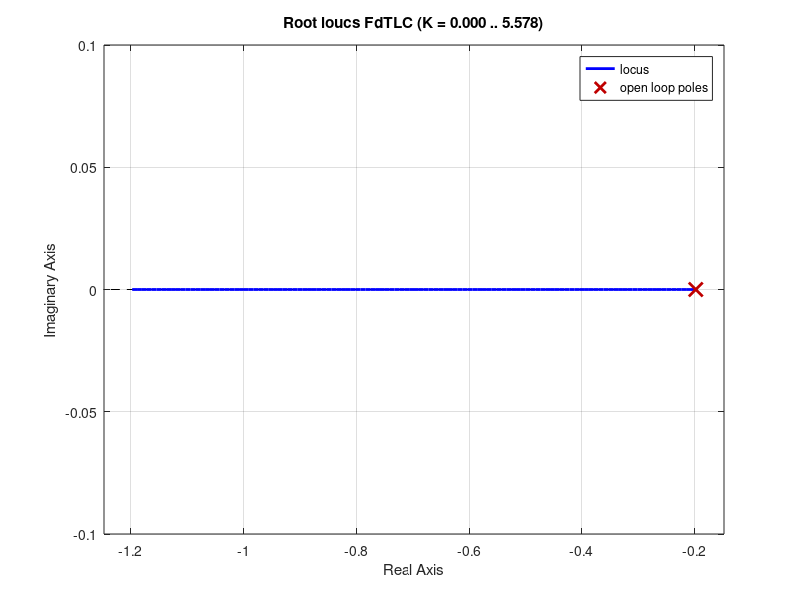

Source code (MATLAB): (Note: this script raises an error after producing the figure.)
% ============ Trabajo Práctico Final de Sistemas de Control I ============
% Sistema de control de temperatura para un horno eléctrico de laboratorio
% =========================================================================
% Sistemas de control I - 2025
% Alumnas:
%  - Guyot Lourdes
%  - Mayorga Federica
% =========================================================================
% Antes de comenzar, limpiamos la ventana de comandos y cerramos todas las
% posibles figuras abiertas
clc ; close all

% === Primera Parte: Obtener la Función de Transferencia a Lazo Abierto ===
% Declaramos las variables del modelo matematico para el control de 
% temperatura del horno LT 5/12:
s = tf('s');

al = 0.13;                  % Alto  [mm]
an = 0.205;                 % Ancho [mm]
la = 0.17;                  % Largo [mm]
V = al*an*la;               % Volumen interno del Horno [m^3]

R = 9.77;                   % Resistencia termica                [°C/W]
d = 1.225;                  % Densidad del aire                  [Kg/m^3]
m = d*V;                    % Masa de aire contenida en el horno [Kg]
c = 1005;                   % Calor especifico del aire          [J/Kg K]
C = m*c;                    % Capacitancia termica               [J/K]
TEMP = 1473;                % Temperatura que buscamos           [K]

FdTLA = minreal(R/(C*R*s+1)) % Función de Transferencia a Lazo Abierto
%% ========================================================================
% ==== Segunda Parte: Obtener la Función de Transferencia lazo cerrado ====
% Dimensionamos el sensor basado en su sensibilidad y el amplificador
% necesario:
Gs_sensor = 0.011;
Gs_ampli = 90.9;
FdTLC = minreal(feedback(FdTLA, Gs_sensor*Gs_ampli))
step(TEMP*FdTLC); grid;
title('Step response closed loop'); 
ylabel('Temperature [K]');
% Sistema de orden 1 tiene un solo polo
pole(FdTLC)         % Respuesta por terminal de comandos
rlocus(FdTLC)       % Respuesta gráfica
%% ========================================================================
% ================== Tercera Parte: Error estado estable ==================
% Calculo del error y diseno de controlador PI:
Kp = evalfr(FdTLA, 0);
ess_porcentual = (1/(1+Kp))*100;
% Buscamos en el Lugar de Raices:
rlocus(FdTLA); sgrid
% Desarrollando la fórmula de controlador PI, observamos que 
% PI= Kp(s+1/Ti)/s, falta determinar los valores de Kp y Ti
% Entonces, hay que ajustar el cero del compensador para cancelar el polo 
% de mi Función de Transferencia: FdTLA2= PI(S) * FdTLA(s)
% Elegimos tiempo de integracion de tal forma que cancele el polo dominante
Ti = (-1/pole(FdTLA)) 
% Y hacemos uso de la forma general del controlador:
PI = (s+(1/Ti))/s ;
FdTLA2 = PI * FdTLA;
% Funcion de transferencia a lazo abierto con compensador:
rlocus(FdTLA2); sgrid 
% Punto de diseno:
s1 = -0.014;
% Evaluo la funcion de transferencia en el punto de trabajo
G1 = evalfr(FdTLA, s1); 
invK = abs(((s1+(1/Ti))/s1)*G1) % Condicion de modulo
%rlocus(FdTLA2)
Kp = 1/invK;
% Y obtenemos asi el valor final de nuestro controlador:
PI= Kp * PI;
FdTLApi = minreal( PI * FdTLA);
FdTLCpi = minreal(feedback(FdTLApi,1))
% Entonces, el error estado estable con controlador es:
Kp_pi = evalfr(FdTLApi, 0);
ep_pi = 1/(1+Kp_pi) 
% Consiguiendo la respuesta del escalon del sistema con controlador:
step(1475*FdTLCpi); grid
ylabel('Temperatura [K]')
% =========================================================================